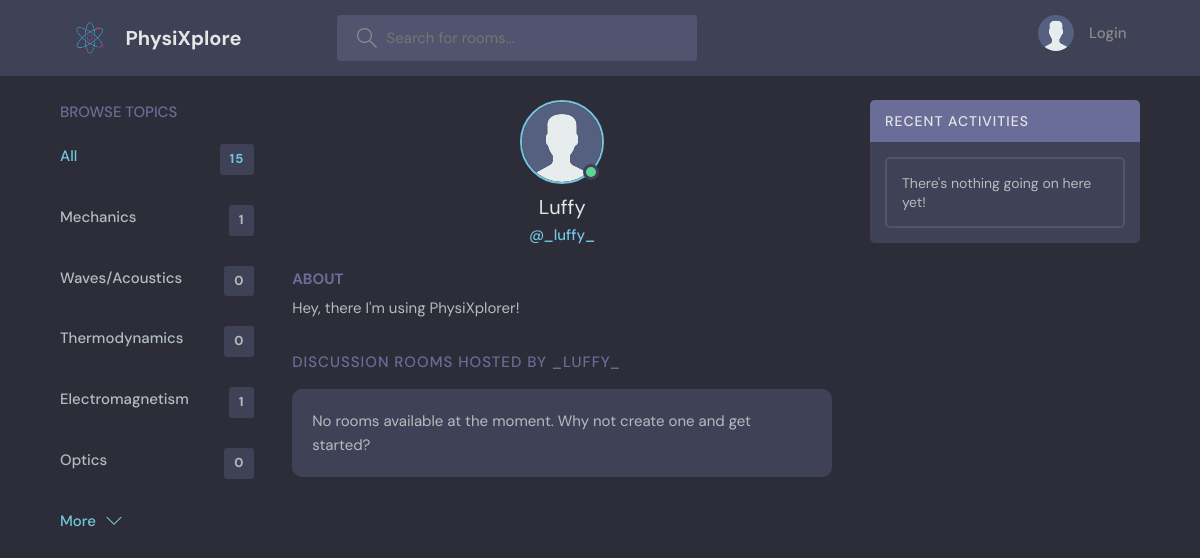
Before: /profile/3/ with the older database file.
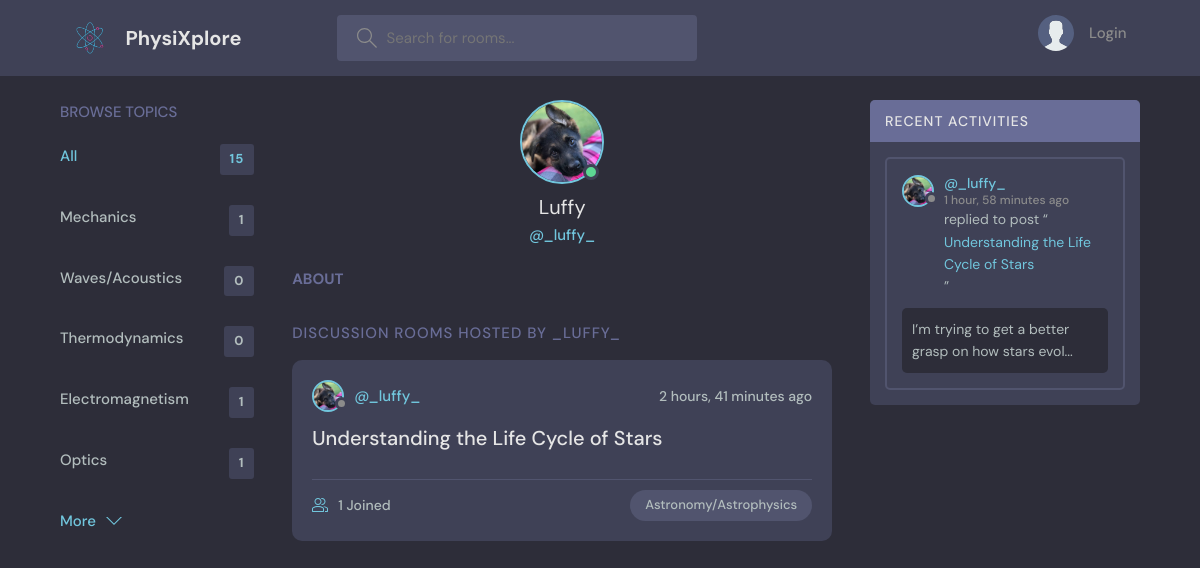
After: the same page with the newer database file.
### base/models.py (models this page shows, shortened)
class Topic(models.Model):
    name = models.CharField(max_length=200)

class User(AbstractUser):
    name = models.CharField(max_length=200, null=True)
    email = models.EmailField(unique=True, null=True)
    bio = models.TextField(null=True, blank=True, default="Hey, there I'm using PhysiXplorer!")
    avatar = models.ImageField(null=True, default="avatar.svg")
    USERNAME_FIELD = 'email'
    REQUIRED_FIELDS = []
    @property
    def avatar_url(self):
        if self.avatar and hasattr(self.avatar, 'url'):
            return self.avatar.url
        else:
            return static('images/avatar.svg')

class Room(models.Model):                                       #inherit from models
    host = models.ForeignKey(User, on_delete=models.SET_NULL, null=True)
    topic = models.ForeignKey(Topic, on_delete=models.SET_NULL, null=True)
    name = models.CharField(max_length=200)
    description = models.TextField(null=True, blank= True)      # can be null in db, field is optional in forms
    participants = models.ManyToManyField(User, related_name='participants', blank=True)
    updated = models.DateTimeField(auto_now=True)               # makes a note of the timestamp of model updation
    created = models.DateTimeField(auto_now_add=True)           # makes a note of whenever the model was added(created)
    class Meta:
        ordering = ['-created', '-updated']                     # (arranges the content in the descending order
    def __str__(self):
        return str(self.name)

class Message(models.Model):                                   # one room has multiple messages
    user = models.ForeignKey(User, on_delete=models.CASCADE)   # if a user is deleted, delete all messages sent by that user
    room = models.ForeignKey(Room, on_delete=models.CASCADE)   # if a room is deleted, delete all messages in that room
    body = models.TextField()
    updated = models.DateTimeField(auto_now=True)               # makes a note of the timestamp of model updation
    created = models.DateTimeField(auto_now_add=True)           # makes a note of whenever the model was added(created)
    class Meta:
        ordering = ['-created', '-updated']
    def __str__(self):
        return str(self.body[:50])                              # trim to 1st 50 characters

### base/views.py (the view)
# urls.py: path('profile/<str:pk>/', views.userProfile, name="user-profile"),
def userProfile(request, pk):
    user = User.objects.get(id=pk)
    rooms = user.room_set.all()
    room_messages = user.message_set.all()
    total_topics = Topic.objects.all()
    topics = Topic.objects.all()
    context = {'user': user, 'rooms': rooms,
               'room_messages': room_messages, 'total_topics': total_topics, 'topics':topics}
    return render(request, 'base/profile.html', context)

### base/templates/base/profile.html (shortened to what this page needs)
{% extends 'main.html' %}
{% block content %}
  <main class="profile-page layout layout--3">
    <div class="container">
      {% include 'base/topics_component.html' %}
      <div class="roomList">
        <div class="profile">
          <div class="profile__avatar">
            <div class="avatar avatar--large active">
              <img src="{{user.avatar_url}}" />
            </div>
          </div>
          <div class="profile__info">
            <h3>{{user.name}}</h3>
            <p>@{{user.username}}</p>
          </div>
          <div class="profile__about">
            <h3>About</h3>
            <p>
              {% if user.bio == None %}
                Hey, there I'm using PhysiXplorer!
              {% else %}
                {{user.bio}}
              {% endif %}
            </p>
          </div>
        </div>
        <div class="roomList__header">
          <div>
            <h2>Discussion Rooms Hosted by {{user.username}}</a>
            </h2>
          </div>
        </div>
        {% include 'base/feed_component.html' %}
      </div>
      {% include 'base/activity_component.html' %}
    </div>
  </main>
{% endblock %}

### base/templates/base/topics_component.html
<div class="topics">
    <div class="topics__header">
    <h2>Browse Topics</h2>
    </div>
    <ul class="topics__list">
    <li>
        <a href="{% url 'home' %}" class="active">All <span>{{total_topics.count}}</span></a>
    </li>
    {% for topic in topics|slice:":5" %}
    <li>
        <a href="{% url 'home' %}?q={{topic.name}}">{{topic.name}}<span>{{topic.room_set.all.count}}</span></a>
    </li>
    {% endfor %}
    </ul>
    <a class="btn btn--link" style="margin-bottom: 20px;" href="{% url 'topics' %}">
    More
    <svg version="1.1" xmlns="http://www.w3.org/2000/svg" width="32" height="32" viewBox="0 0 32 32">
        <title>chevron-down</title>
        <path d="M16 21l-13-13h-3l16 16 16-16h-3l-13 13z"></path>
    </svg>
    </a>
</div>

### base/templates/base/feed_component.html (shortened to what this page needs)
{% if rooms.count == 0 %}
<div class="roomListRoom">
    <div class="roomListRoom__header">
        <p>No rooms available at the moment. Why not create one and get started?</p>
    </div>
</div>
{% else %}
{% for room in rooms %}
<div class="roomListRoom">
    <div class="roomListRoom__header">
        <a href="{% url 'user-profile' room.host.id %}" class="roomListRoom__author">
        <div class="avatar avatar--small">
            <img src="{{room.host.avatar_url}}" />
        </div>
        <span>@{{room.host.username}}</span>
        </a>
        <div class="roomListRoom__actions">
        <span>{{room.created|timesince}} ago</span>
        </div>
    </div>
    <div class="roomListRoom__content">
        <a href="{% url 'room' room.id %}">{{room.name}}</a>
    </div>
    <div class="roomListRoom__meta">
        <a href="{% url 'room' room.id %}" class="roomListRoom__joined">
        {{room.participants.all.count}} Joined
        </a>
        <p class="roomListRoom__topic">{{room.topic.name}}</p>
    </div>
</div>
{% endfor %}
{% endif %}

### base/templates/base/activity_component.html (shortened to what this page needs)
<div class="activities">
    <div class="activities__header">
    <h2>Recent Activities</h2>
    </div>
    {% if room_messages.count == 0 %}
    <div class="activities__box">
        <div class="activities__boxHeader roomListRoom__header">
            <p>There's nothing going on here yet!</p>
        </div>
    </div>
    {% else %}
    {% for message in room_messages|slice:":5"%}
    <div class="activities__box">
    <div class="activities__boxHeader roomListRoom__header">
        <a href="{% url 'user-profile' message.user.id %}" class="roomListRoom__author">
        <div class="avatar avatar--small">
            <img src="{{message.user.avatar_url}}" />
        </div>
        <p>
            @{{message.user.username}}
            <span>{{message.created|timesince}} ago</span>
        </p>
        </a>
    </div>
    <div class="activities__boxContent">
        <p>replied to post “<a href="{% url 'room' message.room.id %}">{{message.room}}</a>”</p>
        <div class="activities__boxRoomContent">
            {{message}}...
        </div>
    </div>
    </div>
    {% endfor %}
    {% endif %}
</div>

Changed rows visible on the page:
computed for Topic "Optics": room_set.all.count "0" → "1"
changed User "Luffy": avatar_url: picture added in place of a placeholder
added Room: host.avatar_url (picture), host.username "_luffy_", created "2 hours, 41 minutes", name "Understanding the Life Cycle of Stars", participants.all.count "1", topic.name "Astronomy/Astrophysics"
added Message: user.avatar_url (picture), user.username "_luffy_", created "1 hour, 58 minutes", room "Understanding the Life Cycle of Stars", body "I’m trying to get a better grasp on how stars evol"
Other visible differences:
text no longer shown: "Hey, there I'm using PhysiXplorer! No rooms available at the moment. Why not create one and get started? There's nothing going on here yet!"
